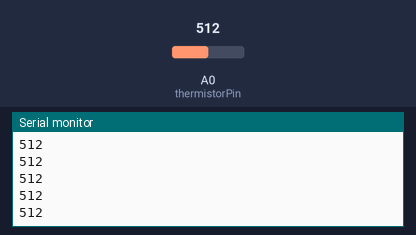
The sketch below on a simulated Arduino Uno, built with avr-gcc and run on an emulated ATmega328P. Shown: the last lines printed to the serial monitor. The test bench sets the inputs (shaded band); at power-on: A0 (thermistorPin) = 512.

Above: at 1.2 s.
1.3 s: A0 (thermistorPin) set to 716
At 1.68 s:
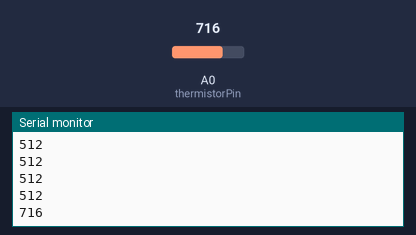
2.8 s: A0 (thermistorPin) set to 900
At 2.93 s:
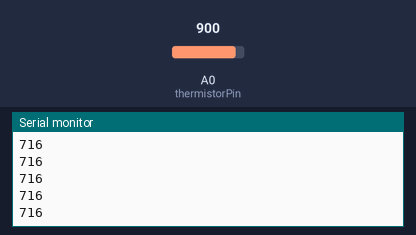
Timing chart, 0 to 5.8 s (numbered marks = the images above; inputs shaded):
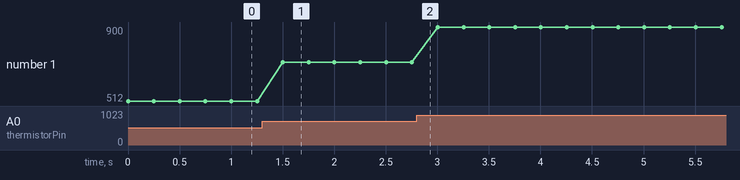

Measured:
- after the input at 1.3 s, the serial monitor: prints a new line after 0.20 s (image 1)
- plotted number 1: 512 → 716 after the input at 1.3 s, 716 → 900 after the input at 2.8 s

The sketch:

Thermistor_Simple_Example.ino
```cpp
int thermistorPin = A0; //analog pin 0

void setup(){
  Serial.begin(9600);
}

void loop(){
  int thermistorReading = analogRead(thermistorPin);

  Serial.println(thermistorReading);
  delay(250); //just here to slow down the output for easier reading
}
```
